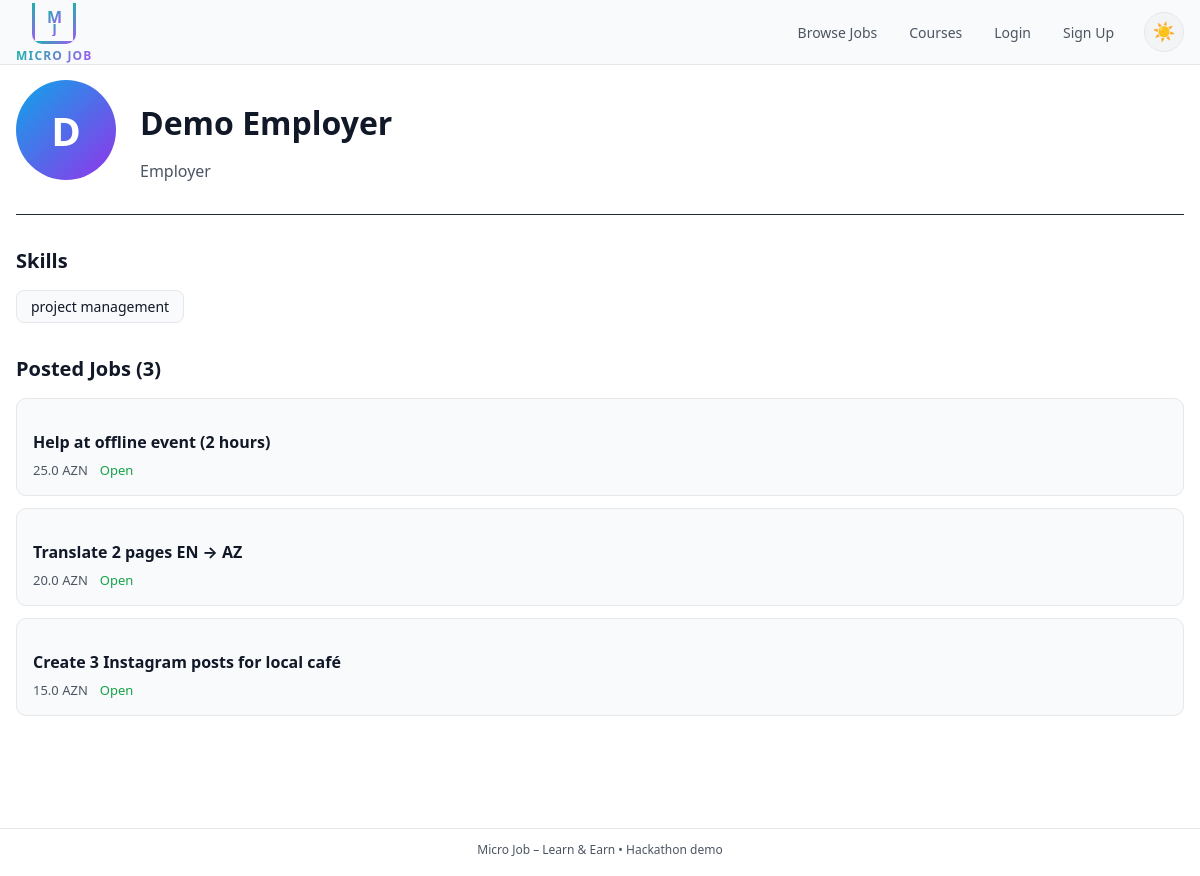
Before: /profile/1 with the older database file.
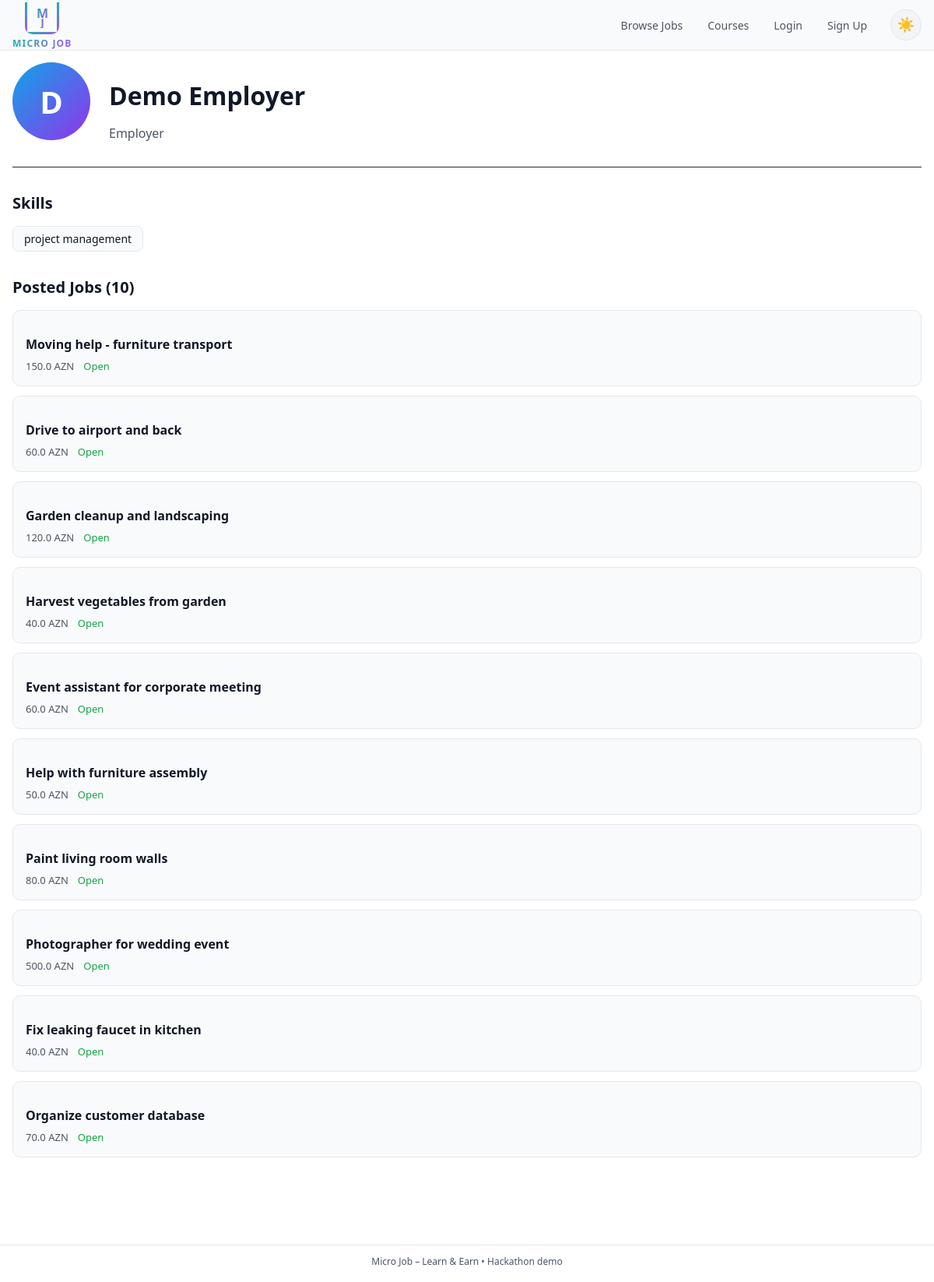
After: the same page with the newer database file.
### app.py (models this page shows, shortened)
class User(db.Model):
    id = db.Column(db.Integer, primary_key=True)
    name = db.Column(db.String(120), nullable=False)
    email = db.Column(db.String(120), unique=True, nullable=False)
    password_hash = db.Column(db.String(200), nullable=False)
    role = db.Column(db.String(20), nullable=False)
    skills = db.Column(db.String(200))
    bio = db.Column(db.Text)
    avatar = db.Column(db.String(200))
    location = db.Column(db.String(100))
    created_at = db.Column(db.DateTime, default=datetime.utcnow)
    tasks_posted = db.relationship('Task', backref='employer', foreign_keys='Task.employer_id')
    tasks_taken  = db.relationship('Task', backref='worker', foreign_keys='Task.worker_id')
    bids = db.relationship('Bid', backref='worker', lazy=True)
    reviews_received = db.relationship('Review', backref='reviewee', foreign_keys='Review.reviewee_id')
    reviews_given = db.relationship('Review', backref='reviewer', foreign_keys='Review.reviewer_id')
    sent_messages = db.relationship('Message', backref='sender', foreign_keys='Message.sender_id')
    received_messages = db.relationship('Message', backref='receiver', foreign_keys='Message.receiver_id')

class Task(db.Model):
    id = db.Column(db.Integer, primary_key=True)
    title = db.Column(db.String(200), nullable=False)
    description = db.Column(db.Text, nullable=False)
    budget_azn = db.Column(db.Float, nullable=False)
    category = db.Column(db.String(120))
    mode = db.Column(db.String(20))
    status = db.Column(db.String(20), default='open')
    created_at = db.Column(db.DateTime, default=datetime.utcnow)
    required_skill = db.Column(db.String(120))
    difficulty = db.Column(db.String(20))
    employer_id = db.Column(db.Integer, db.ForeignKey('user.id'))
    worker_id   = db.Column(db.Integer, db.ForeignKey('user.id'))
    accepted_bid_id = db.Column(db.Integer, db.ForeignKey('bid.id'), nullable=True)
    bids = db.relationship('Bid', primaryjoin='Task.id == Bid.task_id', backref='task', lazy=True, cascade='all, delete-orphan')
    accepted_bid = db.relationship('Bid', foreign_keys=[accepted_bid_id], uselist=False, post_update=True)
    reviews = db.relationship('Review', backref='task', lazy=True)

### app.py (the view)
@app.route('/profile/<int:user_id>')
def profile(user_id):
    profile_user = User.query.get_or_404(user_id)
    user = current_user()
    if profile_user.role == 'employer':
        tasks = Task.query.filter_by(employer_id=user_id).order_by(Task.created_at.desc()).limit(10).all()
    else:
        tasks = Task.query.filter_by(worker_id=user_id).order_by(Task.created_at.desc()).limit(10).all()
    reviews = Review.query.filter_by(reviewee_id=user_id).order_by(Review.created_at.desc()).all()
    return render_template('profile.html', profile_user=profile_user, user=user, tasks=tasks, reviews=reviews)

### app.py (called while the page is built)
def current_user():
    if 'user_id' in session:
        return User.query.get(session['user_id'])
    return None

### templates/profile.html (shortened to what this page needs)
{% extends "base.html" %}
{% block content %}
<div class="profile-header">
  <div class="profile-avatar">
    <div class="avatar-circle">{{ profile_user.name[0].upper() }}</div>
  </div>
  <div class="profile-info">
    <h1>{{ profile_user.name }}</h1>
    <p class="profile-role">{{ profile_user.role|title }}</p>
  </div>
</div>
{% if profile_user.skills %}
<div class="profile-section">
  <h2>Skills</h2>
  <div class="skills-list">
    {% for skill in profile_user.skills.split(',') %}
      <span class="skill-tag">{{ skill.strip() }}</span>
    {% endfor %}
  </div>
</div>
{% endif %}
{% if tasks %}
<div class="profile-section">
  <h2>{{ 'Posted Jobs' if profile_user.role == 'employer' else 'Completed Jobs' }} ({{ tasks|length }})</h2>
  <div class="tasks-list">
    {% for t in tasks %}
      <a href="{{ url_for('task_detail', task_id=t.id) }}" class="task-card-small">
        <h3>{{ t.title }}</h3>
        <div class="task-meta-small">
          <span>{{ t.budget_azn }} AZN</span>
          <span class="status-{{ t.status }}">{{ t.status|title }}</span>
        </div>
      </a>
    {% endfor %}
  </div>
</div>
{% endif %}
{% endblock %}

Changed rows visible on the page:
no longer on this page (row edited): Task: title "Help at offline event (2 hours)", budget_azn "25.0", status "Open"
no longer on this page (row edited): Task: title "Translate 2 pages EN → AZ", budget_azn "20.0", status "Open"
no longer on this page (row edited): Task: title "Create 3 Instagram posts for local café", budget_azn "15.0", status "Open"
added Task: title "Moving help - furniture transport", budget_azn "150.0", status "Open"
added Task: title "Drive to airport and back", budget_azn "60.0", status "Open"
added Task: title "Garden cleanup and landscaping", budget_azn "120.0", status "Open"
added Task: title "Harvest vegetables from garden", budget_azn "40.0", status "Open"
added Task: title "Event assistant for corporate meeting", budget_azn "60.0", status "Open"
added Task: title "Help with furniture assembly", budget_azn "50.0", status "Open"
added Task: title "Paint living room walls", budget_azn "80.0", status "Open"
added Task: title "Photographer for wedding event", budget_azn "500.0", status "Open"
added Task: title "Fix leaking faucet in kitchen", budget_azn "40.0", status "Open"
added Task: title "Organize customer database", budget_azn "70.0", status "Open"
Other visible differences:
{{ tasks|length }}: "3" → "10"
